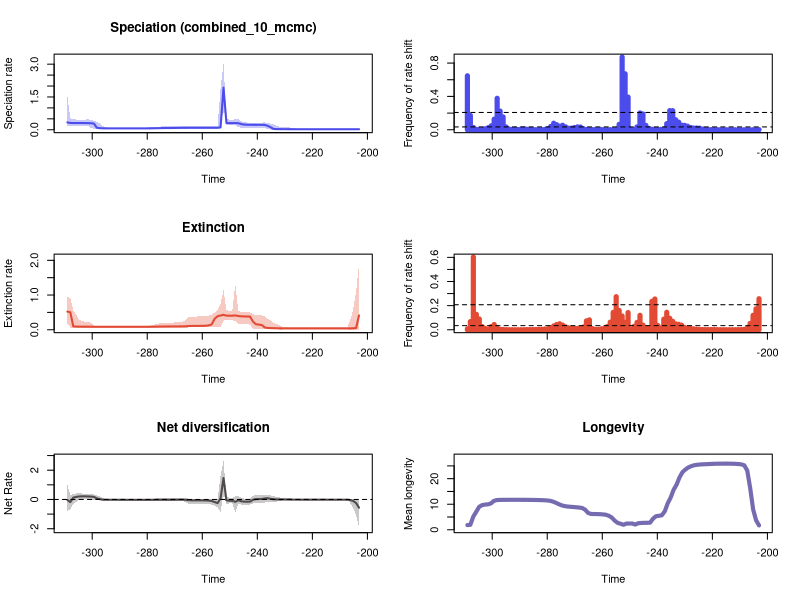

Recreate this plot in R.


pdf(file='C:/Users/SimoesLabAdmin/Documents/BDNN_Arielli/temnospondyli/pyrate_mcmc_logs/RTT_plots.pdf',width=10, height=15)
par(mfrow=c(3,2))
library(scales)

time=c(-203.049067095, -204.11947328500003,-205.189879475,-206.26028566500003,-207.330691855,-208.40109804500003,-209.471504235,-210.54191042500003,-211.612316615,-212.68272280500003,-213.753128995,-214.82353518500003,-215.893941375,-216.96434756500003,-218.034753755,-219.10515994500003,-220.175566135,-221.24597232500003,-222.316378515,-223.38678470500003,-224.457190895,-225.52759708500002,-226.598003275,-227.66840946500002,-228.738815655,-229.80922184500002,-230.879628035,-231.95003422500002,-233.020440415,-234.09084660500002,-235.161252795,-236.23165898500002,-237.302065175,-238.37247136500002,-239.442877555,-240.51328374500002,-241.583689935,-242.65409612500002,-243.724502315,-244.79490850500002,-245.865314695,-246.93572088500002,-248.006127075,-249.07653326500002,-250.146939455,-251.21734564500002,-252.287751835,-253.35815802500002,-254.428564215,-255.49897040500002,-256.56937659500005,-257.639782785,-258.710188975,-259.780595165,-260.85100135500005,-261.921407545,-262.991813735,-264.062219925,-265.13262611500005,-266.203032305,-267.273438495,-268.343844685,-269.41425087500005,-270.484657065,-271.555063255,-272.625469445,-273.69587563500005,-274.766281825,-275.836688015,-276.907094205,-277.97750039500005,-279.047906585,-280.118312775,-281.188718965,-282.25912515500005,-283.329531345,-284.399937535,-285.470343725,-286.54074991500005,-287.611156105,-288.681562295,-289.751968485,-290.82237467500005,-291.892780865,-292.963187055,-294.033593245,-295.10399943500005,-296.174405625,-297.244811815,-298.315218005,-299.38562419500005,-300.456030385,-301.526436575,-302.596842765,-303.66724895500005,-304.737655145,-305.808061335,-306.878467525,-307.94887371500005,-309.019279905)
rate=c(0.02418712352950747, 0.02416526015265455,0.024158825108776434,0.024158825108776434,0.02415943995885243,0.0241599154402284,0.024159922373254684,0.024160971087713465,0.02416236273161705,0.024163714802773045,0.024165816998243696,0.024173497563970234,0.02418448748147939,0.024199443897796935,0.024211857151744964,0.02422827609694233,0.02424560645142779,0.024282100451159822,0.02432976154912806,0.024387237971664755,0.02452197733084148,0.024848273913091398,0.025303301399661554,0.025725043124976053,0.02619488091959979,0.02690725722673236,0.027983939263885593,0.029221776292478897,0.031386490611770956,0.03724827476612283,0.11624186748875011,0.17702605527303567,0.22349402542492935,0.22550980705800633,0.22600367293589596,0.22721065083005776,0.22762948651966938,0.22859155080988958,0.23094826407749686,0.23770956712983177,0.26072850989505825,0.3011449612107728,0.30510208105407954,0.30398817136319656,0.3039011579877309,0.30852988976270435,1.9264791944227753,0.11697652558664029,0.09246013352731378,0.09156141920772223,0.0914877028632062,0.09143063822501961,0.09142032997410687,0.0913484784923054,0.09120387812715022,0.09105978575314642,0.09085437827543252,0.09062845471960561,0.09056019635412922,0.09047010428520244,0.09020306051797039,0.08779802848773818,0.08476313732432102,0.08245766929734483,0.08091820187770012,0.07976662470257326,0.07858898417196458,0.07607171190433043,0.07372897060372212,0.07182979979080636,0.06848874574843372,0.06534943057909172,0.0640385897081617,0.06366670837916114,0.06354049504923479,0.06347583900377572,0.06344930300223862,0.06344930300223862,0.06349439596345435,0.06365743243227648,0.0638893207610183,0.06434530059821152,0.06460130228545075,0.06473222155492217,0.06498374370406705,0.0651566422906682,0.06543371631401235,0.06633425012641525,0.0729069480926264,0.0924337484396473,0.2842409308746611,0.2981120705283432,0.3037499181389608,0.3073290175291431,0.30847304047137625,0.3085448786818368,0.3086451889975679,0.30876811221883504,0.31189493371347055,0.33793115357445447)
minHPD=c(0.007531274290502142, 0.00753622990671462,0.007649910678998141,0.007567477482754343,0.007568870325054388,0.0075935331977245646,0.007599723887775216,0.007611786846115032,0.007531274290502142,0.007611786846115032,0.007610937465487986,0.007608722545017287,0.0075935331977245646,0.007568870325054388,0.00767755770345168,0.0076189430546379,0.007681191215750186,0.007676875502820546,0.0075631481154083855,0.0075653132366769685,0.00720922649374376,0.006129948152560766,0.003528637487108255,0.005909860015400134,0.00767755770345168,0.007933049017420866,0.008410720735350107,0.00877539142524024,0.00877539142524024,0.008884647015435133,0.011775100905627897,0.015534377258507934,0.08393562410128472,0.08676927190467426,0.08644869312330057,0.08737086855272184,0.08746471071220037,0.08737086855272184,0.08737086855272184,0.08662979920683504,0.09034472932102998,0.1308498410832844,0.20431470543398103,0.20592729753752023,0.20652639546388651,0.1959408564281656,1.0330355184337525,0.045767771168885765,0.050999987743032334,0.05168786169570942,0.05242496715759512,0.05259312456971181,0.05168786169570942,0.051818726264590866,0.05177390067750504,0.05242496715759512,0.051818726264590866,0.05173273493858286,0.05177390067750504,0.05153388033731122,0.05073098643268271,0.0487631720204029,0.04574130679718441,0.04314049643763425,0.04236802517001539,0.04040501526828131,0.03917574169163644,0.03774945929963532,0.0361198889861233,0.03486582005145578,0.028843370990684177,0.024081358420064848,0.024796662644830134,0.025448179697492593,0.02545710383444905,0.02568785653378891,0.02576060163002052,0.026061255316347086,0.027431269756419668,0.027876365593263272,0.029013078658278887,0.03034498080028249,0.031011852646028373,0.030931816626894013,0.031008948438542846,0.030431973216047195,0.02955243941549357,0.022952209044503652,0.030118343362656244,0.03334455065073734,0.04778432224494453,0.07170186587659277,0.1728194656400393,0.1784055917637081,0.18154360207118475,0.17964085602248894,0.17964085602248894,0.17880128655168084,0.16369982109381306,0.16358686547452764)
maxHPD=c(0.04354837535958902, 0.043320489844819496,0.043320489844819496,0.04319850121638267,0.04317903435004532,0.043185160392153386,0.04318132684299908,0.04317903435004532,0.043093514308327203,0.04317903435004532,0.04317903435004532,0.04318132684299908,0.043185160392153386,0.043176240195019644,0.043320489844819496,0.043324995614562906,0.043502893655917446,0.04372179388053163,0.04384514665740728,0.044290896115968,0.04522201552124802,0.04804725824948675,0.07139157257950533,0.09997895953388165,0.11326684484686322,0.12557741394578045,0.1380843130108084,0.14899127776667825,0.17285064214162696,0.24014667443022514,0.2854289250008776,0.3111408687567717,0.3350939741534418,0.330907498737883,0.3292700386070069,0.32861342892822465,0.32861342892822465,0.32892951247820934,0.33112158344904025,0.3415809833162391,0.3972025568018397,0.5044439570982041,0.47599468648264565,0.46511693670603915,0.4652532401866321,0.49966503770517506,3.0241912878913793,1.9002306863483356,0.19295965650523578,0.18270004696486522,0.18274129881169812,0.18251591147339274,0.18144577477629897,0.18126511227531591,0.18067398071667637,0.1808391730265163,0.1796691495305325,0.1790488696206697,0.1790488696206697,0.1791109432148444,0.1790488696206697,0.1763112855366342,0.17112945846795968,0.16553823915919094,0.16321437229038063,0.16026675880293625,0.1578170320570442,0.151084442538062,0.14301220736762094,0.137230120541602,0.12531809883997214,0.10824890720148485,0.10228341678541099,0.10109809586593688,0.10028661538705617,0.10029705305552772,0.10025649123403811,0.10028661538705617,0.10046818039263875,0.09881113018167997,0.09809728255555432,0.09727302933061259,0.09723730325736085,0.09726517453128557,0.09763382509496103,0.09809179624975817,0.10022956997160196,0.17862097983964617,0.30074296601444567,0.3432609950509072,0.42131962680414115,0.4366755666484208,0.4885427280102973,0.46479462829643625,0.4659208194420687,0.4657478429299226,0.46943139082128194,0.47378300739504847,0.5264527671892592,1.528683726773804)
remove_na = !is.na(rate)
time = time[remove_na]
plot(time,time,type = 'n', ylim = c(0, 3.3266104166805173), xlim = c(-309.554483,-202.513864), ylab = 'Speciation rate', xlab = 'Time',main='Speciation (combined_10_mcmc)' )
polygon(c(time, rev(time)), c(maxHPD[remove_na], rev(minHPD[remove_na])), col = alpha('#4c4cec',0.3), border = NA)
lines(time,rate[remove_na], col = '#4c4cec', lwd=2)
mids=c(-203.0544731868687, -204.13569156060606,-205.21690993434345,-206.2981283080808,-207.3793466818182,-208.46056505555555,-209.54178342929293,-210.62300180303032,-211.70422017676768,-212.78543855050506,-213.86665692424242,-214.9478752979798,-216.02909367171716,-217.11031204545455,-218.19153041919193,-219.2727487929293,-220.35396716666668,-221.43518554040404,-222.51640391414142,-223.5976222878788,-224.67884066161616,-225.76005903535355,-226.8412774090909,-227.9224957828283,-229.00371415656568,-230.08493253030304,-231.16615090404042,-232.24736927777778,-233.32858765151516,-234.40980602525252,-235.4910243989899,-236.57224277272726,-237.65346114646465,-238.73467952020204,-239.8158978939394,-240.89711626767678,-241.97833464141414,-243.05955301515152,-244.1407713888889,-245.22198976262627,-246.30320813636365,-247.384426510101,-248.4656448838384,-249.54686325757578,-250.62808163131314,-251.7093000050505,-252.79051837878788,-253.87173675252527,-254.95295512626262,-256.03417350000007,-257.1153918737374,-258.1966102474747,-259.27782862121217,-260.3590469949495,-261.4402653686868,-262.52148374242427,-263.6027021161616,-264.68392048989904,-265.76513886363637,-266.8463572373737,-267.92757561111114,-269.00879398484847,-270.0900123585859,-271.17123073232324,-272.25244910606057,-273.333667479798,-274.41488585353534,-275.4961042272728,-276.5773226010101,-277.65854097474744,-278.7397593484849,-279.8209777222222,-280.90219609595965,-281.983414469697,-283.0646328434343,-284.14585121717175,-285.2270695909091,-286.3082879646465,-287.38950633838385,-288.4707247121212,-289.5519430858586,-290.63316145959595,-291.7143798333334,-292.7955982070707,-293.87681658080805,-294.9580349545455,-296.0392533282828,-297.12047170202027,-298.2016900757576,-299.2829084494949,-300.36412682323237,-301.4453451969697,-302.52656357070714,-303.60778194444447,-304.6890003181818,-305.77021869191924,-306.85143706565657,-307.9326554393939,-309.01387381313134)
counts=c(0.001550561797752809, 0.0009662921348314607,0.0005393258426966292,0.00044943820224719103,0.00047191011235955056,0.0002584269662921348,0.00023595505617977528,0.0002696629213483146,0.00021348314606741572,0.00041573033707865167,0.0004606741573033708,0.0006179775280898876,0.0009887640449438202,0.0010112359550561798,0.0011685393258426967,0.0014157303370786517,0.002303370786516854,0.00250561797752809,0.0035393258426966293,0.008224719101123596,0.019112359550561796,0.020617977528089887,0.021280898876404494,0.027157303370786517,0.042853932584269665,0.05302247191011236,0.05543820224719101,0.09149438202247191,0.12021348314606742,0.22886516853932584,0.2297191011235955,0.07376404494382023,0.004887640449438202,0.005044943820224719,0.004887640449438202,0.003056179775280899,0.0063370786516853935,0.014662921348314607,0.05203370786516854,0.18965168539325844,0.20152808988764045,0.034764044943820224,0.004022471910112359,0.003764044943820225,0.39164044943820225,0.6713932584269663,0.8722359550561798,0.06555056179775282,0.00451685393258427,0.0016067415730337078,0.0014831460674157304,0.001101123595505618,0.0017303370786516854,0.0024719101123595504,0.002044943820224719,0.002966292134831461,0.0022247191011235956,0.002112359550561798,0.002764044943820225,0.01357303370786517,0.033134831460674155,0.03451685393258427,0.027089887640449437,0.01955056179775281,0.018348314606741575,0.03506741573033708,0.0540561797752809,0.042853932584269665,0.0608314606741573,0.07877528089887641,0.03995505617977528,0.011191011235955057,0.00447191011235955,0.0020674157303370785,0.0011573033707865169,0.0011123595505617978,0.0026292134831460675,0.005786516853932585,0.006561797752808989,0.010606741573033708,0.008719101123595505,0.0032808988764044945,0.00698876404494382,0.005123595505617978,0.00903370786516854,0.033651685393258426,0.15407865168539325,0.22432584269662922,0.37747191011235953,0.1272247191011236,0.04706741573033708,0.025348314606741574,0.01196629213483146,0.004685393258426966,0.003797752808988764,0.004808988764044944,0.027112359550561797,0.17084269662921348,0.6472584269662921)
plot(mids,counts,type = 'h', xlim = c(-309.554483,-202.513864), ylim=c(0,0.8722359550561798), ylab = 'Frequency of rate shift', xlab = 'Time',lwd=5,col='#4c4cec')
bf2 = 0.03424893048592237
bf6 = 0.2076332959200362
abline(h=bf2, lty=2)
abline(h=bf6, lty=2)

time=c(-203.049067095, -204.11947328500003,-205.189879475,-206.26028566500003,-207.330691855,-208.40109804500003,-209.471504235,-210.54191042500003,-211.612316615,-212.68272280500003,-213.753128995,-214.82353518500003,-215.893941375,-216.96434756500003,-218.034753755,-219.10515994500003,-220.175566135,-221.24597232500003,-222.316378515,-223.38678470500003,-224.457190895,-225.52759708500002,-226.598003275,-227.66840946500002,-228.738815655,-229.80922184500002,-230.879628035,-231.95003422500002,-233.020440415,-234.09084660500002,-235.161252795,-236.23165898500002,-237.302065175,-238.37247136500002,-239.442877555,-240.51328374500002,-241.583689935,-242.65409612500002,-243.724502315,-244.79490850500002,-245.865314695,-246.93572088500002,-248.006127075,-249.07653326500002,-250.146939455,-251.21734564500002,-252.287751835,-253.35815802500002,-254.428564215,-255.49897040500002,-256.56937659500005,-257.639782785,-258.710188975,-259.780595165,-260.85100135500005,-261.921407545,-262.991813735,-264.062219925,-265.13262611500005,-266.203032305,-267.273438495,-268.343844685,-269.41425087500005,-270.484657065,-271.555063255,-272.625469445,-273.69587563500005,-274.766281825,-275.836688015,-276.907094205,-277.97750039500005,-279.047906585,-280.118312775,-281.188718965,-282.25912515500005,-283.329531345,-284.399937535,-285.470343725,-286.54074991500005,-287.611156105,-288.681562295,-289.751968485,-290.82237467500005,-291.892780865,-292.963187055,-294.033593245,-295.10399943500005,-296.174405625,-297.244811815,-298.315218005,-299.38562419500005,-300.456030385,-301.526436575,-302.596842765,-303.66724895500005,-304.737655145,-305.808061335,-306.878467525,-307.94887371500005,-309.019279905)
rate=c(0.4130314146352023, 0.051015764410797734,0.04378287096112472,0.04019509796288638,0.03856850978911769,0.038228648971374964,0.03816546537937909,0.03813903971273122,0.03811903114312526,0.03810586767506108,0.038101866416856936,0.038102478839768424,0.03810586767506108,0.03811607779270446,0.038137777187102886,0.03816021100819254,0.03820883340235487,0.0382918764228614,0.03832626500814389,0.03837303074592044,0.038446111331607594,0.0385599965428783,0.038700114371874046,0.03896644237902143,0.039346982455753514,0.03989204341652407,0.04055205171920674,0.04188986054025788,0.04385110463965587,0.045450184412539354,0.048633994953126966,0.05242818645758376,0.06515276815680826,0.1359066104178435,0.14871479741747773,0.1591566382961101,0.23580843851089847,0.3797432382228385,0.3818809591785406,0.38376830776282234,0.38789770830072035,0.39641423701250345,0.41309135071665554,0.4057304528062148,0.4058017954116231,0.40721565335982646,0.42934076372266594,0.41028248777683274,0.3911921332016697,0.31748101607987245,0.15547256933909454,0.12691952102221551,0.11555013378455205,0.11350646690834712,0.11234685351093987,0.11174835538905911,0.11142331757375938,0.11085987103344361,0.10674423359057167,0.10003080669013095,0.09769863461815678,0.09702328933706246,0.09651765905920567,0.09603542672692414,0.09561816859483319,0.09512501747608797,0.09439239595577381,0.09328131730658662,0.09155646384974052,0.08974525696803241,0.08833611486671605,0.08740840671122742,0.08695406912587861,0.08670315021601521,0.08652797225547787,0.08642262039396771,0.08631331164383954,0.08623560840112904,0.0861677473414658,0.086105686061384,0.08606722870819386,0.08605208761954321,0.08603949776404524,0.08603507121327131,0.08603904646216362,0.08604422861936314,0.08605306768046941,0.08607732886190611,0.0861542834947572,0.08628548405642131,0.08685410752554637,0.08845786460721076,0.08906585079891344,0.08918283200248335,0.0894624726910338,0.09018067551901887,0.09293299500269137,0.09808778156469619,0.5031761103134161,0.5243255149854191)
minHPD=c(0.0029981636438845554, 6.184892426516235e-06,0.002159094752672523,6.184892426516235e-06,0.009111524127604579,0.009957630854288033,0.01092943508589366,0.01092943508589366,0.011051197658184074,0.01092943508589366,0.011035599449806949,0.011051975477775177,0.011080643914757281,0.0110853981644967,0.011087255333831845,0.011035599449806949,0.011076432014019682,0.011072543840926003,0.011059814728801154,0.011044993184485036,0.0110853981644967,0.011051197658184074,0.011097822329980633,0.010485892818468377,0.010314177905774375,0.009235326143916148,0.007706695371059864,0.007663556725564933,0.009758267320137086,0.010077983957248144,0.009128383430344694,0.012891124999270472,0.020922071778256262,0.02519612263995899,0.0265425319205037,0.027467799450976802,0.02857539625086351,0.1483266001990327,0.15531933290345132,0.16362311435711024,0.1673723676173281,0.1731903047630816,0.24919959154229493,0.27614393132088605,0.27614393132088605,0.2750336374527667,0.2666113609253544,0.07910577001631075,0.0775995950065893,0.07345585010230855,0.07211776066664508,0.07026576441563144,0.07034240295089232,0.07016435500638774,0.0700995479515686,0.07034011583684947,0.07026576441563144,0.06934812701216438,0.06618264976037125,0.05945036237733298,0.062355144246523914,0.062417117012657355,0.062403729372750474,0.06180161659550168,0.06231841502954851,0.061137418768980635,0.06118931711304754,0.0581196575011675,0.05545603711224187,0.05109764103880086,0.04899835429595621,0.050990969480381176,0.05297994343468534,0.05320306462965874,0.05448248477132658,0.05481951137916173,0.0555282851320574,0.05545603711224187,0.05551188367122914,0.05551188367122914,0.0555336965783079,0.05551188367122914,0.05551278959853054,0.05552461308849902,0.05560174078693684,0.05559457677712725,0.05559457677712725,0.05552461308849902,0.05552461308849902,0.05549046413368662,0.05259069563211943,0.046001965119303365,0.04849670895210948,0.04986913508978784,0.049662866374372304,0.049812192225909734,0.0506115300909486,0.05057835393149616,0.06531674710016036,0.17194322542077828)
maxHPD=c(1.9043110300383437, 1.0876755309113346,0.5826726748571851,0.27031371897838585,0.07108875687456286,0.0682680692604187,0.0685582354323586,0.06825311490669245,0.06817496998954305,0.06790844555367334,0.06793345967269344,0.06791234684669646,0.06791234684669646,0.06791234684669646,0.06790420442972758,0.0678140543962487,0.06779477554565912,0.06779477554565912,0.06783406082935609,0.06791171133704568,0.06812334336431226,0.06843319128195008,0.06905443465935632,0.06964130721000375,0.07136182489783158,0.07439233262673711,0.08196865229720325,0.12688206607774266,0.16910167057151881,0.19598190382504946,0.26452138191827373,0.3198829258071758,0.3838455200117149,0.41120245825683344,0.41476915100885714,0.41895112515102617,0.4447069659099905,0.5052473033515864,0.5048469938915596,0.5109781208448838,0.5150819005174138,0.5380653077956598,1.3218494329931583,0.5496570435173754,0.5493586821607914,0.5628547215234935,1.1478053352966848,0.745783345070285,0.5621157576157871,0.49338058471802143,0.4373298267289903,0.4080014331477894,0.39222473320144013,0.3868045721857568,0.3831650348550487,0.38231984080995784,0.3817543641234693,0.3801976353425681,0.3658888887311163,0.2655957366373177,0.21998895194183615,0.2140286703009947,0.2113150389092639,0.20860649692859481,0.2079119981734033,0.20508688408099685,0.2026867115459717,0.19400032951296842,0.18127782932004985,0.1589912096605309,0.13424560326372798,0.11943330637359244,0.11701811588520236,0.11545775160845642,0.11537305304087614,0.11507369072978178,0.11518028115706784,0.11475533817010773,0.11455869083150248,0.11436357877886624,0.1143506469396821,0.11430002426184427,0.11428658888247434,0.11428590745301193,0.1143506469396821,0.11436357877886624,0.11436191800620027,0.11436357877886624,0.11468217559167274,0.115215708161325,0.11620177381159257,0.19713728184016713,0.22766673826753814,0.2351495025774724,0.2494422643900455,0.287951353554717,0.4354021496385959,0.5556867456352106,0.8996063365860086,0.9568602996300126)
remove_na = !is.na(rate)
time = time[remove_na]
plot(time,time,type = 'n', ylim = c(0, 2.0947421330421783), xlim = c(-309.554483,-202.513864), ylab = 'Extinction rate', xlab = 'Time',main='Extinction' )
polygon(c(time, rev(time)), c(maxHPD[remove_na], rev(minHPD[remove_na])), col = alpha('#e34a33',0.3), border = NA)
lines(time,rate[remove_na], col = '#e34a33', lwd=2)
mids=c(-203.0544731868687, -204.13569156060606,-205.21690993434345,-206.2981283080808,-207.3793466818182,-208.46056505555555,-209.54178342929293,-210.62300180303032,-211.70422017676768,-212.78543855050506,-213.86665692424242,-214.9478752979798,-216.02909367171716,-217.11031204545455,-218.19153041919193,-219.2727487929293,-220.35396716666668,-221.43518554040404,-222.51640391414142,-223.5976222878788,-224.67884066161616,-225.76005903535355,-226.8412774090909,-227.9224957828283,-229.00371415656568,-230.08493253030304,-231.16615090404042,-232.24736927777778,-233.32858765151516,-234.40980602525252,-235.4910243989899,-236.57224277272726,-237.65346114646465,-238.73467952020204,-239.8158978939394,-240.89711626767678,-241.97833464141414,-243.05955301515152,-244.1407713888889,-245.22198976262627,-246.30320813636365,-247.384426510101,-248.4656448838384,-249.54686325757578,-250.62808163131314,-251.7093000050505,-252.79051837878788,-253.87173675252527,-254.95295512626262,-256.03417350000007,-257.1153918737374,-258.1966102474747,-259.27782862121217,-260.3590469949495,-261.4402653686868,-262.52148374242427,-263.6027021161616,-264.68392048989904,-265.76513886363637,-266.8463572373737,-267.92757561111114,-269.00879398484847,-270.0900123585859,-271.17123073232324,-272.25244910606057,-273.333667479798,-274.41488585353534,-275.4961042272728,-276.5773226010101,-277.65854097474744,-278.7397593484849,-279.8209777222222,-280.90219609595965,-281.983414469697,-283.0646328434343,-284.14585121717175,-285.2270695909091,-286.3082879646465,-287.38950633838385,-288.4707247121212,-289.5519430858586,-290.63316145959595,-291.7143798333334,-292.7955982070707,-293.87681658080805,-294.9580349545455,-296.0392533282828,-297.12047170202027,-298.2016900757576,-299.2829084494949,-300.36412682323237,-301.4453451969697,-302.52656357070714,-303.60778194444447,-304.6890003181818,-305.77021869191924,-306.85143706565657,-307.9326554393939,-309.01387381313134)
counts=c(0.2570674157303371, 0.17348314606741572,0.1197752808988764,0.052764044943820226,0.01301123595505618,0.00350561797752809,0.0017865168539325843,0.00149438202247191,0.0009213483146067416,0.0007415730337078652,0.0006067415730337079,0.0006629213483146068,0.0006853932584269663,0.0008539325842696629,0.0011348314606741572,0.0022696629213483145,0.0021573033707865167,0.0014382022471910113,0.0017865168539325843,0.002258426966292135,0.003112359550561798,0.004797752808988764,0.00798876404494382,0.010674157303370787,0.014224719101123596,0.019224719101123597,0.03807865168539326,0.045539325842696626,0.048741573033707866,0.07024719101123596,0.0948876404494382,0.145,0.08789887640449438,0.016213483146067416,0.0361123595505618,0.25502247191011235,0.23504494382022473,0.012258426966292134,0.017370786516853934,0.0389438202247191,0.11991011235955056,0.06079775280898876,0.028247191011235954,0.0039101123595505615,0.14259550561797754,0.06219101123595506,0.11421348314606741,0.1603370786516854,0.2742022471910112,0.14391011235955056,0.06312359550561798,0.027112359550561797,0.011067415730337078,0.008134831460674157,0.00401123595505618,0.004426966292134831,0.009741573033707865,0.08197752808988765,0.0738314606741573,0.023157303370786517,0.012752808988764045,0.011808988764044943,0.011168539325842696,0.011325842696629214,0.01656179775280899,0.024415730337078653,0.039269662921348314,0.04978651685393259,0.04396629213483146,0.031696629213483145,0.016853932584269662,0.008056179775280899,0.006146067415730337,0.004179775280898876,0.0034719101123595504,0.003089887640449438,0.0023932584269662923,0.0018651685393258426,0.001898876404494382,0.0009101123595505618,0.0006853932584269663,0.000550561797752809,0.00047191011235955056,0.0007078651685393258,0.0007303370786516854,0.0010112359550561798,0.002460674157303371,0.004022471910112359,0.014303370786516854,0.043808988764044945,0.026213483146067414,0.0057752808988764046,0.010943820224719101,0.026674157303370787,0.08947191011235955,0.12779775280898875,0.6028426966292135,0.06769662921348314,0.007707865168539326)
plot(mids,counts,type = 'h', xlim = c(-309.554483,-202.513864), ylim=c(0,0.6028426966292135), ylab = 'Frequency of rate shift', xlab = 'Time',lwd=5,col='#e34a33')
abline(h=bf2, lty=2)
abline(h=bf6, lty=2)
#Net Diversification Rate
time=c(-203.049067095, -204.11947328500003,-205.189879475,-206.26028566500003,-207.330691855,-208.40109804500003,-209.471504235,-210.54191042500003,-211.612316615,-212.68272280500003,-213.753128995,-214.82353518500003,-215.893941375,-216.96434756500003,-218.034753755,-219.10515994500003,-220.175566135,-221.24597232500003,-222.316378515,-223.38678470500003,-224.457190895,-225.52759708500002,-226.598003275,-227.66840946500002,-228.738815655,-229.80922184500002,-230.879628035,-231.95003422500002,-233.020440415,-234.09084660500002,-235.161252795,-236.23165898500002,-237.302065175,-238.37247136500002,-239.442877555,-240.51328374500002,-241.583689935,-242.65409612500002,-243.724502315,-244.79490850500002,-245.865314695,-246.93572088500002,-248.006127075,-249.07653326500002,-250.146939455,-251.21734564500002,-252.287751835,-253.35815802500002,-254.428564215,-255.49897040500002,-256.56937659500005,-257.639782785,-258.710188975,-259.780595165,-260.85100135500005,-261.921407545,-262.991813735,-264.062219925,-265.13262611500005,-266.203032305,-267.273438495,-268.343844685,-269.41425087500005,-270.484657065,-271.555063255,-272.625469445,-273.69587563500005,-274.766281825,-275.836688015,-276.907094205,-277.97750039500005,-279.047906585,-280.118312775,-281.188718965,-282.25912515500005,-283.329531345,-284.399937535,-285.470343725,-286.54074991500005,-287.611156105,-288.681562295,-289.751968485,-290.82237467500005,-291.892780865,-292.963187055,-294.033593245,-295.10399943500005,-296.174405625,-297.244811815,-298.315218005,-299.38562419500005,-300.456030385,-301.526436575,-302.596842765,-303.66724895500005,-304.737655145,-305.808061335,-306.878467525,-307.94887371500005,-309.019279905)
net_rate=c(-0.5609629032404865, -0.24318576335205772,-0.10073729537755335,-0.03634136418336248,-0.018176487894685026,-0.014705777141677652,-0.014117730101008986,-0.013920814158152914,-0.01380720395513796,-0.013734882365648505,-0.013692826678096069,-0.013673230988352138,-0.013659718769089241,-0.013643215727450054,-0.013631372568526959,-0.013612979802691954,-0.013616491443576522,-0.013600760852366604,-0.013483119170800487,-0.013319917189362927,-0.012850419648943382,-0.011524296331125802,-0.009685043126247695,-0.00820286287058657,-0.006635370234931697,-0.004005551996254554,-0.00020393532092685088,0.0018680673181838692,0.005031542538947415,0.018199373232478153,0.04161843207107558,0.08410718769078923,0.07136869274389508,0.03526362678317655,0.029133938454069634,0.02417978849850956,-0.018361173612375353,-0.14749396343595775,-0.14964998821786488,-0.146510977070638,-0.12320946806169751,-0.05356198705234775,-0.16232384921943116,-0.08885992154387069,-0.0890398999273968,-0.06180058347509843,1.468413641277199,0.08219732627193223,-0.24834794201788368,-0.1748147473801095,-0.10328105223279396,-0.07763473573088102,-0.06545746701628256,-0.06170597348440511,-0.05948919332590297,-0.058664961169979435,-0.05840770339838641,-0.057888189397984485,-0.04852416486223214,-0.023963014741327105,-0.013786695752188605,-0.014125670105680237,-0.016373761958315785,-0.018151730170672935,-0.019224289172436734,-0.019524181547465665,-0.019203429256224227,-0.0200809423881323,-0.019286344222644376,-0.01749152715504706,-0.01994583103625293,-0.02338373654353351,-0.024413527500299455,-0.02439669291240666,-0.024213552070294093,-0.024046636948705888,-0.023855176476582206,-0.023695558110297246,-0.02344537178988926,-0.02301251859487697,-0.022534801352745167,-0.021690140129678234,-0.02116389550788343,-0.02088845887815745,-0.020276358708678253,-0.01964035565301384,-0.018179020129492678,-0.01132286805440534,0.025513339835123747,0.07720427536620769,0.1791846732360661,0.19820568024833574,0.20679164628329336,0.21395612258173155,0.21440849356470737,0.20688463446526115,0.17662001763208157,0.12490820639511681,-0.17759876923353024,-0.03381524086096408)
net_minHPD=c(-1.8818046220363187, -1.0673116623645296,-0.5634511506869334,-0.2517703904956368,-0.05067000567173807,-0.04764815553809995,-0.047676926951191884,-0.046594263521239576,-0.046504026402709175,-0.04634524793589088,-0.04626380129155584,-0.04630147545344236,-0.04626380129155584,-0.04626380129155584,-0.04630147545344236,-0.04646743526568907,-0.04659283871819911,-0.04687811897165017,-0.047389040298495486,-0.04817744029308231,-0.050352959530707585,-0.05410780668350986,-0.06580249966388159,-0.05724101766804496,-0.0572904281050636,-0.057169303970091144,-0.060868161328597535,-0.10029874955421339,-0.14800603641204213,-0.1394334882842106,-0.16631142932741208,-0.1722340824140166,-0.20640712722299673,-0.21684922126858772,-0.21844430563038056,-0.2252107001110523,-0.26524708647632633,-0.3494923540674771,-0.3460623621175132,-0.3506393934343154,-0.34535979649040605,-0.32001099510810305,-0.8829376190793021,-0.2675682689353751,-0.2675456044040333,-0.3162591848748595,0.42498129889447256,-0.8380386468122706,-0.5374565979192821,-0.41912308653178654,-0.35191047268784104,-0.3200999318983351,-0.3025410761471953,-0.2938670042614443,-0.29022542766290743,-0.2898599513510083,-0.29024473444265225,-0.2898599513510083,-0.27292944666269126,-0.15657363495561993,-0.11367447805356054,-0.1142200247593694,-0.11436603224952503,-0.12064771594267815,-0.1216343711365741,-0.12164337076067817,-0.12136658421014454,-0.12777726303375017,-0.1177407037076712,-0.09458486556675104,-0.08243487719224937,-0.07867765773416172,-0.07216829082119436,-0.0719289837028095,-0.06955316621986707,-0.06843000249440832,-0.06764018515124573,-0.06719811457635673,-0.06724147890245669,-0.06614640800163751,-0.06461760722995465,-0.06386579505180623,-0.06391104179976635,-0.06385840801601952,-0.06386280970564442,-0.06386579505180623,-0.06666079832069163,-0.07880617063577453,-0.06527035616914728,-0.05846596506892196,-0.038149632925157634,-0.02599808628546707,-0.01382765243842285,0.03879472892484903,0.030937446142514646,-0.01821478597521975,-0.17167266655157348,-0.3048653359715505,-0.6773060167342446,-0.767278387395649)
net_maxHPD=c(0.034154881639850795, 0.03561751538633587,0.03463732213530891,0.03572044001348852,0.02141677985207269,0.01965483499766666,0.018829633761082452,0.019564908800210532,0.01939503317906833,0.0193887499416375,0.019360114087386297,0.019297187028698155,0.019321023156807348,0.019368668606225665,0.01938816394593229,0.019314184483354625,0.019321023156807348,0.0193640786431291,0.0193887499416375,0.019527101174262415,0.019867543479806248,0.023928997519179963,0.04171507723133079,0.07618286811336794,0.08892365864298331,0.10474226558536595,0.12376399425264069,0.13962047981165188,0.15308661596633735,0.23883891625407858,0.2780443303544262,0.29870494825532456,0.2885861376088448,0.27637558268025986,0.2759027329187939,0.2752238037278585,0.27024767219479445,0.061925523376671454,0.05512868063483117,0.05655527058508472,0.11296620723597675,0.24009394405413556,0.20652072578976355,0.12021299832935067,0.11922329340333743,0.17255723825540403,2.636872130895943,1.6606990791706862,0.055418525354517176,0.0452578574602714,0.055049614671057165,0.05650547437266237,0.05733965013111314,0.06032797000856191,0.06094622179601432,0.0605354370122715,0.06046889644854479,0.06122130056482922,0.06762051217411884,0.09266993799558805,0.08795774858946888,0.08087319766726205,0.07919768536093058,0.07441512016495908,0.07441512016495908,0.07441512016495908,0.07443784198662688,0.07120798212067547,0.07081450106157641,0.0679458595521928,0.05261083809339147,0.026965590737829864,0.020839520833921113,0.01719268938229218,0.017188170655527357,0.017260303768082755,0.017136664977149885,0.016990625761050163,0.01618430106138119,0.01620908647939863,0.016990625761050163,0.017196086333553545,0.017305571769474823,0.0180000258197425,0.019091993128962426,0.02093784523579076,0.022606043801451224,0.09065808638393268,0.2170411620598199,0.2634356338808605,0.3428035026184158,0.35066543406257317,0.36100089995099416,0.3988364369721715,0.40731905193300755,0.41510170591147094,0.4081705229080055,0.4021122257116708,0.29615818713418113,1.0131508860008667)
remove_na = !is.na(net_rate)
time = time[remove_na]
plot(time,time,type = 'n', ylim = c(-2.0699850842399505, 2.9005593439855373), xlim = c(-309.554483,-202.513864), ylab = 'Net Rate', xlab = 'Time',lwd=2, main='Net diversification', col= '#504A4B' )
polygon(c(time, rev(time)), c(net_maxHPD[remove_na], rev(net_minHPD[remove_na])), col = alpha('#504A4B',0.3), border = NA)
lines(time,net_rate[remove_na], col = '#504A4B', lwd=2)
abline(h=0,lty=2)


time=c(-203.049067095, -204.11947328500003,-205.189879475,-206.26028566500003,-207.330691855,-208.40109804500003,-209.471504235,-210.54191042500003,-211.612316615,-212.68272280500003,-213.753128995,-214.82353518500003,-215.893941375,-216.96434756500003,-218.034753755,-219.10515994500003,-220.175566135,-221.24597232500003,-222.316378515,-223.38678470500003,-224.457190895,-225.52759708500002,-226.598003275,-227.66840946500002,-228.738815655,-229.80922184500002,-230.879628035,-231.95003422500002,-233.020440415,-234.09084660500002,-235.161252795,-236.23165898500002,-237.302065175,-238.37247136500002,-239.442877555,-240.51328374500002,-241.583689935,-242.65409612500002,-243.724502315,-244.79490850500002,-245.865314695,-246.93572088500002,-248.006127075,-249.07653326500002,-250.146939455,-251.21734564500002,-252.287751835,-253.35815802500002,-254.428564215,-255.49897040500002,-256.56937659500005,-257.639782785,-258.710188975,-259.780595165,-260.85100135500005,-261.921407545,-262.991813735,-264.062219925,-265.13262611500005,-266.203032305,-267.273438495,-268.343844685,-269.41425087500005,-270.484657065,-271.555063255,-272.625469445,-273.69587563500005,-274.766281825,-275.836688015,-276.907094205,-277.97750039500005,-279.047906585,-280.118312775,-281.188718965,-282.25912515500005,-283.329531345,-284.399937535,-285.470343725,-286.54074991500005,-287.611156105,-288.681562295,-289.751968485,-290.82237467500005,-291.892780865,-292.963187055,-294.033593245,-295.10399943500005,-296.174405625,-297.244811815,-298.315218005,-299.38562419500005,-300.456030385,-301.526436575,-302.596842765,-303.66724895500005,-304.737655145,-305.808061335,-306.878467525,-307.94887371500005,-309.019279905)
rate=c(1.7048775970947674, 3.7267043472042265,7.955104601036087,16.31617368909301,23.18955917648405,25.22187277808005,25.601684807210937,25.731317320772888,25.807030395368802,25.853705672821146,25.880193298403118,25.888030056435568,25.88726621559945,25.878613229116137,25.862460449371707,25.841470020231473,25.793047540417234,25.717102109170327,25.67899685598657,25.628126965260435,25.557913042097532,25.44874045143391,25.266849017784686,24.91024080541243,24.40075205607164,23.58376562795538,22.53329336523718,20.481988362034052,17.62649314479801,15.654362210139995,12.59236639312283,10.34178382581458,7.194814508331174,5.669409007359601,5.468690173754649,5.295681257210755,4.317387084627907,2.767394584015693,2.737393939376046,2.7156999521972405,2.6669516003193787,2.561984357050718,2.040440452636722,2.4479131876569444,2.4486303991193066,2.425966558388971,1.9579489263936216,2.357511093104032,2.707393589556248,3.57313408769579,4.807142636227682,5.487886160534552,5.881914856684817,6.017349452599693,6.106371730662146,6.144737929127816,6.163876290095808,6.192082875521526,6.57456592898577,7.837117587615808,8.505348843960064,8.695114518574995,8.80481228081619,8.909375029690816,8.996225509108829,9.101044968920888,9.273690544876288,9.568029468774325,10.042932666213554,10.590962391571766,11.047028221482671,11.34802966441383,11.489148367325768,11.556880249703674,11.604953647522803,11.636417519396796,11.665770167306704,11.68530316102202,11.699686613090705,11.712319207485317,11.722879555005386,11.7267026278903,11.728915573083933,11.72965196226603,11.728831118360272,11.727696982055434,11.724837543146766,11.71741943629112,11.689803331885871,11.638925979732484,11.317352997419956,10.307950188568514,9.961612534705722,9.869316637897194,9.644491706482869,8.979698475061396,7.036498456888172,5.138415577250926,1.9503673972984097,1.8341026714086315)
minHPD=c(1.7048775970947674, 3.7267043472042265,7.955104601036087,16.31617368909301,23.18955917648405,25.22187277808005,25.601684807210937,25.731317320772888,25.807030395368802,25.853705672821146,25.880193298403118,25.888030056435568,25.88726621559945,25.878613229116137,25.862460449371707,25.841470020231473,25.793047540417234,25.717102109170327,25.67899685598657,25.628126965260435,25.557913042097532,25.44874045143391,25.266849017784686,24.91024080541243,24.40075205607164,23.58376562795538,22.53329336523718,20.481988362034052,17.62649314479801,15.654362210139995,12.59236639312283,10.34178382581458,7.194814508331174,5.669409007359601,5.468690173754649,5.295681257210755,4.317387084627907,2.767394584015693,2.737393939376046,2.7156999521972405,2.6669516003193787,2.561984357050718,2.040440452636722,2.4479131876569444,2.4486303991193066,2.425966558388971,1.9579489263936216,2.357511093104032,2.707393589556248,3.57313408769579,4.807142636227682,5.487886160534552,5.881914856684817,6.017349452599693,6.106371730662146,6.144737929127816,6.163876290095808,6.192082875521526,6.57456592898577,7.837117587615808,8.505348843960064,8.695114518574995,8.80481228081619,8.909375029690816,8.996225509108829,9.101044968920888,9.273690544876288,9.568029468774325,10.042932666213554,10.590962391571766,11.047028221482671,11.34802966441383,11.489148367325768,11.556880249703674,11.604953647522803,11.636417519396796,11.665770167306704,11.68530316102202,11.699686613090705,11.712319207485317,11.722879555005386,11.7267026278903,11.728915573083933,11.72965196226603,11.728831118360272,11.727696982055434,11.724837543146766,11.71741943629112,11.689803331885871,11.638925979732484,11.317352997419956,10.307950188568514,9.961612534705722,9.869316637897194,9.644491706482869,8.979698475061396,7.036498456888172,5.138415577250926,1.9503673972984097,1.8341026714086315)
maxHPD=c(1.7048775970947674, 3.7267043472042265,7.955104601036087,16.31617368909301,23.18955917648405,25.22187277808005,25.601684807210937,25.731317320772888,25.807030395368802,25.853705672821146,25.880193298403118,25.888030056435568,25.88726621559945,25.878613229116137,25.862460449371707,25.841470020231473,25.793047540417234,25.717102109170327,25.67899685598657,25.628126965260435,25.557913042097532,25.44874045143391,25.266849017784686,24.91024080541243,24.40075205607164,23.58376562795538,22.53329336523718,20.481988362034052,17.62649314479801,15.654362210139995,12.59236639312283,10.34178382581458,7.194814508331174,5.669409007359601,5.468690173754649,5.295681257210755,4.317387084627907,2.767394584015693,2.737393939376046,2.7156999521972405,2.6669516003193787,2.561984357050718,2.040440452636722,2.4479131876569444,2.4486303991193066,2.425966558388971,1.9579489263936216,2.357511093104032,2.707393589556248,3.57313408769579,4.807142636227682,5.487886160534552,5.881914856684817,6.017349452599693,6.106371730662146,6.144737929127816,6.163876290095808,6.192082875521526,6.57456592898577,7.837117587615808,8.505348843960064,8.695114518574995,8.80481228081619,8.909375029690816,8.996225509108829,9.101044968920888,9.273690544876288,9.568029468774325,10.042932666213554,10.590962391571766,11.047028221482671,11.34802966441383,11.489148367325768,11.556880249703674,11.604953647522803,11.636417519396796,11.665770167306704,11.68530316102202,11.699686613090705,11.712319207485317,11.722879555005386,11.7267026278903,11.728915573083933,11.72965196226603,11.728831118360272,11.727696982055434,11.724837543146766,11.71741943629112,11.689803331885871,11.638925979732484,11.317352997419956,10.307950188568514,9.961612534705722,9.869316637897194,9.644491706482869,8.979698475061396,7.036498456888172,5.138415577250926,1.9503673972984097,1.8341026714086315)
remove_na = !is.na(rate)
time = time[remove_na]
plot(time,time,type = 'n', ylim = c(0, 28.476833062079127), xlim = c(-309.554483,-202.513864), ylab = 'Mean longevity', xlab = 'Time',main='Longevity' )
polygon(c(time, rev(time)), c(maxHPD[remove_na], rev(minHPD[remove_na])), col = alpha('#756bb1',0.3), border = NA)
lines(time,rate[remove_na], col = '#756bb1', lwd=4)

n <- dev.off()
